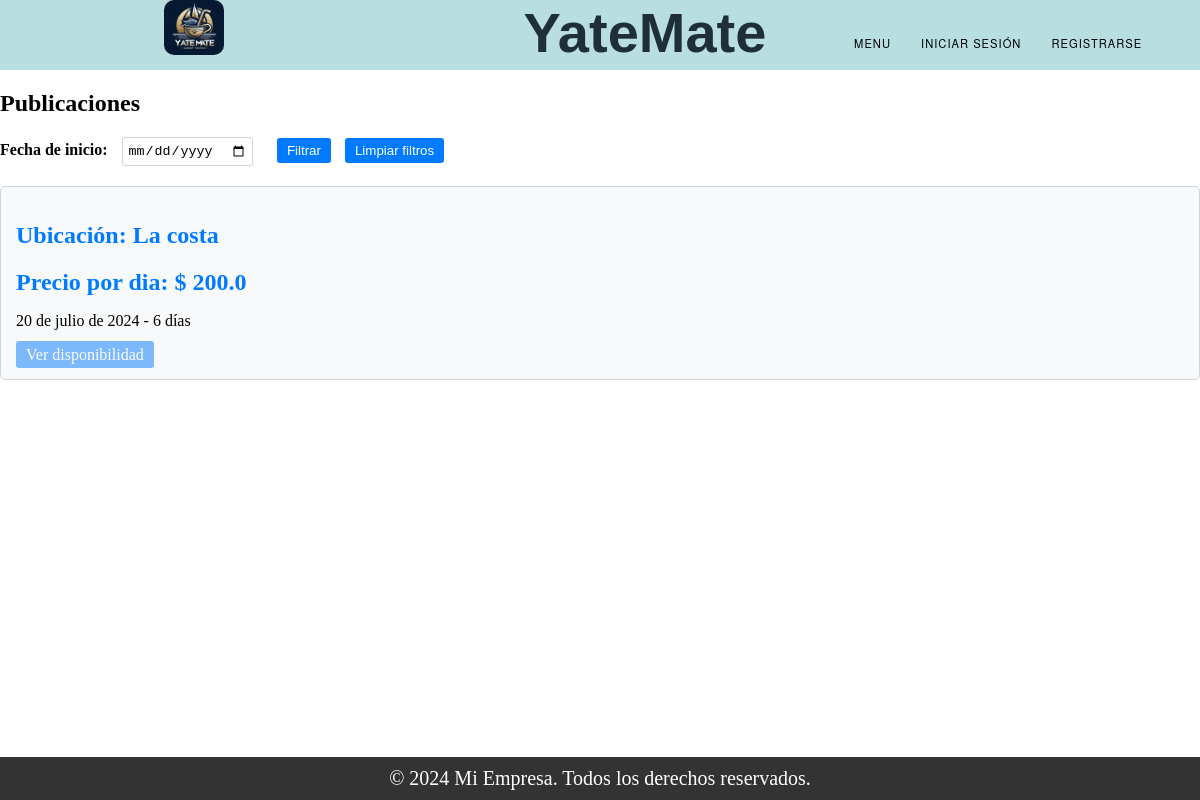
The app's page /list_amarra/, older data.
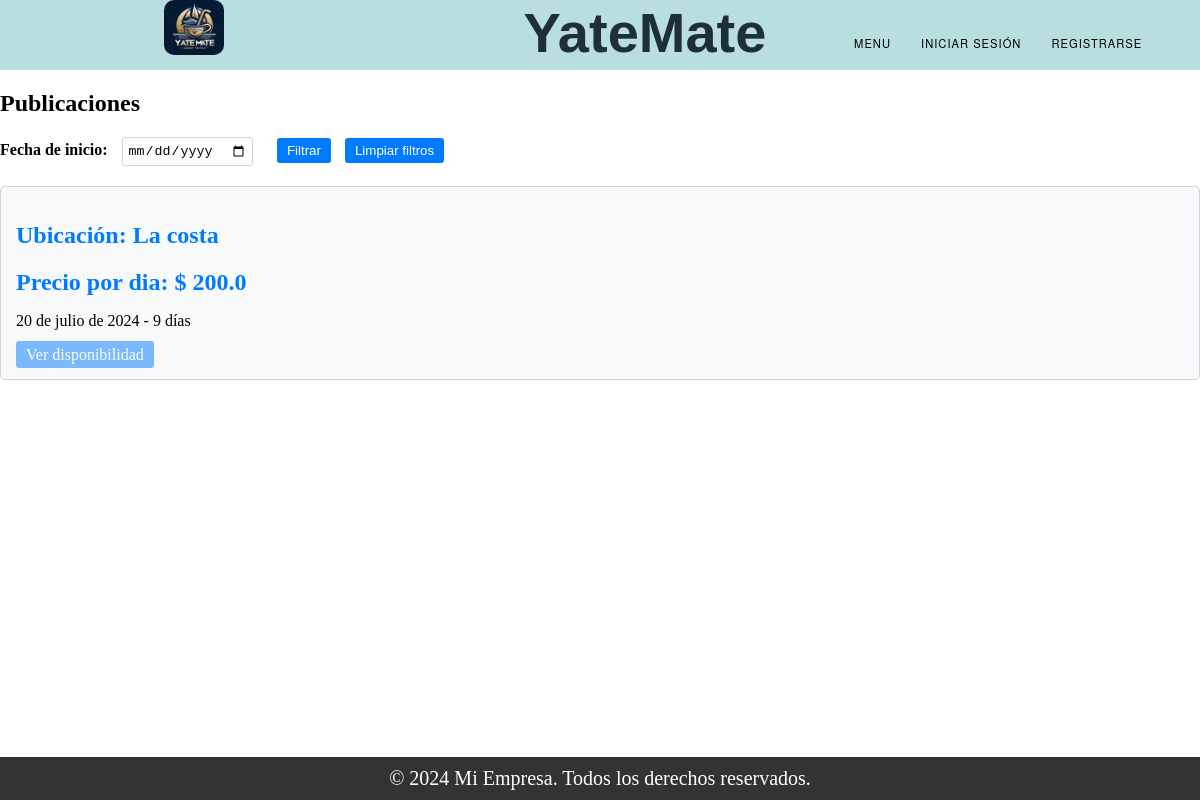
The same page, newer data.
### Amarra/models.py (models this page shows, shortened)
class Publicacion_Amarra(models.Model):
    ESTADOS = (
        ('Vigente', 'Vigente'),
        ('En Proceso', 'En Proceso'),
        ('Finalizado', 'Finalizado'),
    )
    dueño = models.ForeignKey(User, on_delete=models.CASCADE, null=True)
    precio = models.TextField()
    fecha_inicio = models.DateField()
    cant_dias = models.TextField()
    ubicacion = models.TextField()
    cant_dias_disponibles = models.TextField(null=True)
    estado = models.CharField(max_length=20, choices=ESTADOS, default='Vigente')
    def actualizar_dias_disponibles(self):
        hoy = timezone.now().date()
        diferencia_dias = (hoy - self.fecha_inicio).days
        fechas_pasadas = [self.fecha_inicio + timedelta(days=x) for x in range((hoy - self.fecha_inicio).days + 1)]
        def contar_reservas_en_fechas_pasadas():
            return sum(
            1 for reserva in Reserva.objects.filter(publicacion=self)
            if any(reserva.fecha_ingreso <= fecha < (reserva.fecha_ingreso + timedelta(days=int(reserva.cant_dias))) for fecha in fechas_pasadas)
        )
        diferencia_dias = diferencia_dias - contar_reservas_en_fechas_pasadas()
        if diferencia_dias > 0:
            dias_disponibles = int(float(self.cant_dias)) - diferencia_dias
            reservas = Reserva.objects.filter(publicacion=self)
            total_reserved_days = sum([int(reserva.cant_dias) for reserva in reservas])
            self.cant_dias_disponibles = str(dias_disponibles - total_reserved_days)
        else:
            dias_disponibles = int(self.cant_dias)
            reservas = Reserva.objects.filter(publicacion=self)
            total_reserved_days = sum([int(reserva.cant_dias) for reserva in reservas])
            self.cant_dias_disponibles = str(dias_disponibles - total_reserved_days)
        if int(self.cant_dias_disponibles) <= 0:
            self.cant_dias_disponibles = '0'
            self.estado = 'En Proceso'
        else:
            self.estado = 'Vigente'
        self.save()

### Amarra/views.py (the view)
# urls.py: path('list_amarra/', views.list_amarra, name="list_amarra"),
def list_amarra(request):
    if request.method == 'GET' and 'fecha_inicio' in request.GET:
        fecha_inicio = request.GET.get('fecha_inicio')
        try:
            fecha_inicio = datetime.strptime(fecha_inicio, '%Y-%m-%d').date()
            if fecha_inicio < timezone.now().date():
                messages.error(request, 'La fecha no puede ser en el pasado.')
                return redirect('list_amarra')
        except ValueError:
            messages.error(request, 'Formato de fecha inválido.')
            return redirect('list_amarra')
        Amarras = Publicacion_Amarra.objects.filter(fecha_inicio__lte=fecha_inicio)
        Amarras = [amarra for amarra in Amarras if amarra.is_available_on(fecha_inicio)]
    else:
        usuario_id = request.session.get('user_id')
        if usuario_id:
            usuario = get_object_or_404(User, id=usuario_id)
            Amarras = Publicacion_Amarra.objects.exclude(dueño=usuario)
        else:
            Amarras = Publicacion_Amarra.objects.all()
        Amarras = [amarra for amarra in Amarras if int(amarra.cant_dias_disponibles) > 0]
    for amarra in Amarras:
        amarra.actualizar_dias_disponibles()
    return render(request, "list_amarra.html", {'objetos': Amarras})

### Trueque/context_processors.py (called while the page is built)
def conversaciones_usuario(request):
    user_id = request.session.get('user_id')
    if user_id:
        conversaciones = Conversacion.objects.filter(Q(dueño_publicacion=user_id) | Q(solicitante=user_id))
        return {'conversaciones_usuario': conversaciones}
    else:
        return {'conversaciones_usuario': []}

### Amarra/templates/list_amarra.html (shortened to what this page needs)
{% extends "base.html" %}
{% block content %}
<h2>Publicaciones</h2>
<form id="filtroForm" method="GET" action="">
    <div class="filter-form">
        <label for="fecha_inicio">Fecha de inicio:</label>
        <input type="date" id="fecha_inicio" name="fecha_inicio" min="{{ fecha_actual }}" max="{{ ultima_fecha }}" />
        <button type="button" onclick="validarFechas()">Filtrar</button>
        <button type="button" onclick="limpiarFiltros()">Limpiar filtros</button>
    </div>
</form>
<div class="amarras-container">
    {% if objetos %}
        {% for amarra in objetos %}
            {% if amarra.estado == 'Vigente' %}
                <div class="card" data-fecha="{{ amarra.fecha_inicio }}">
                    <h2 class="card-title">Ubicación: {{ amarra.ubicacion }} </h2>
                    <h2 class="card-title">Precio por dia: $ {{ amarra.precio }}</h2>
                    <p>{{ amarra.fecha_inicio }} - {{ amarra.cant_dias_disponibles}} días</p>
                    {% if request.session.user_type == 'Usuario' or request.session.user_type == 'Cliente' %}
                        {% if request.session.user_id !=  amarra.dueño.id %}
                            <a href="{% url 'crear_reserva' publicacion_id=amarra.id %}" class="btn-card">Ver disponibilidad</a>
                        {% endif %}
                    {% else %}
                        <a type="button" style="opacity: 0.5;" class="btn btn-card mt-3" disabled>Ver disponibilidad</a>
                    {% endif %}
                </div>
            {% endif %}
        {% endfor %}
    {% else %}
        <p>No hay amarras temporales disponibles</p>
    {% endif %}
</div>
{% endblock %}

Row changes from the older to the newer data that the page shows:
changed Publicacion_Amarra "La costa": cant_dias_disponibles "6" → "9"
